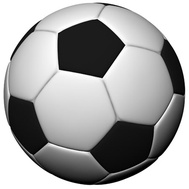
#> input picture pics/ball1.jpg, 189 x 189 px, shrunk from 450 x 449 before the run; its folder holds 4 pictures in this run
$ python Main.py
#> lines starting #> are read from the running program, lines starting #| are printed output that depends on the picture
### KeyValuePair.py
class KeyValuePair:

    # key = path img
    # value = descriptor / pocet descriptorov, zalezi od pouzitia
    def __init__(self, key, value):
        self.key = key
        self.value = value


    def get_key(self):
        return self.key

    def get_value(self):
        return self.value

    def set_value(self, value):
        self.value = value

    # [12 lines left out: functions get_value_by_key, get_item_if_in_list, not called in this run]

### Pic.py
class Pic:
    def __init__(self, pathToImg, img):
        self.path = pathToImg
        self.img = img

    def getpath(self):
        return self.path

    def getimg(self):
        return self.img

### Main.py
import os
import cv2
import numpy as np
import sys
import operator
import time
from copy import deepcopy
from PIL import Image
from KeyValuePair import KeyValuePair
from TreeObject import TreeObject
from Pic import Pic

VISITS = 0
VISIT_DESCS = 0
NUM_OF_CLUSTERS = 10
NUM_OF_PICS = -1

PICTURE_SCORES = []
LEAF_NODES = []
DB_SIZE = 0


def load_pics():

    current_dir = os.getcwd()

    pics = current_dir + "/pics"

    pic_list = []

    for filename in os.listdir(pics):
        img = cv2.imread(pics + "/" + filename, cv2.IMREAD_GRAYSCALE)
#> img is the input picture: shape (189, 189); min 0, max 255, mean 164.4
        pic_list.append(Pic(filename, img))
        PICTURE_SCORES.append(KeyValuePair(filename, 0))
#> pass 3 of the loop in load_pics, `for filename in os.listdir(pics):`:
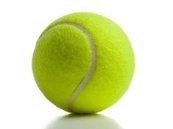
#> input picture pics/ball3.jpg, 173 x 129 px, shrunk from 411 x 308 before the run
#> in load_pics, `img = cv2.imread(pics + "/" + filename, cv2.IMREAD_GRAYSCALE)`:
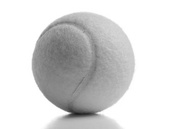
#> img: shape (129, 173); min 30, max 255, mean 215.3
#> the loop made 4 passes; the first 3 are shown

    global NUM_OF_PICS
    NUM_OF_PICS = len(pic_list)

    return pic_list


def get_keypoint_descriptors_tuple(img):
    # creating MSER keypoint detector
    mser = cv2.MSER_create()

    # detecting keypoints
    mser_areas = mser.detect(img)

    # creating SIFT object to compute descriptors
    sift = cv2.xfeatures2d.SIFT_create()

    # descriptors created from MSER keypoints
    keypoints, descriptors = sift.compute(img, mser_areas)

    return keypoints, descriptors


def get_clustered_data(descs):
    #  10 = Flag to specify the number of times the algorithm is executed using different initial labellings.
    # The algorithm returns the labels that yield the best compactness.
    # This compactness is returned as output. (?)
    # 1.0 = accuracy
    criteria = (cv2.TERM_CRITERIA_EPS + cv2.TERM_CRITERIA_MAX_ITER, 10, 1.0)

    # [4 lines of commented-out code are left out]
    compactness, labels, centers = cv2.kmeans(data=descs, K=NUM_OF_CLUSTERS, bestLabels=None, criteria=criteria, attempts=10,
                                      flags=cv2.KMEANS_RANDOM_CENTERS)

    return compactness, labels, centers


# [21 lines left out: function tree_add_node, not called in this run]


def create_tree():

    # Toto je root
    tree = []
    descriptors = []
    paths = []

    start = time.time()

    pics = load_pics()

    print('Pics loaded in ' ,time.time() - start, 's')

    start = time.time()

    for pic in pics:
        kp, desc = get_keypoint_descriptors_tuple(pic.img)

        if kp is None or desc is None:
            print("No descriptors for " + pic.path)
            continue

        descriptors.append(desc)

        # aby som vedel ktory deskriptor patri ku ktoremu obrazku
        for i in range(0, len(desc)):
            paths.append(pic.path)
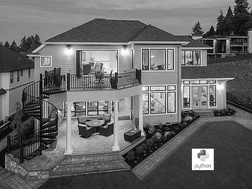
#> pic.img: shape (189, 252); min 0, max 255, mean 102.6

    print('Descriptor retrieval from ',NUM_OF_PICS,' images took ', time.time() - start, 's')

    # spoji list x poli (obrazkov) pricom kazde pole obsahuje
    # samo o sebe y descriptorov
    descriptors = np.vstack(descriptors)
    paths = np.asarray(paths)

    compactness, labels, center = get_clustered_data(descriptors)

    # initial list from which the tree is created
    for i in range(0, NUM_OF_CLUSTERS):
        desc = descriptors[labels.ravel() == i]
        path = paths[labels.ravel() == i]
        kvp = KeyValuePair(path, desc)

        tree.append(TreeObject(kvp, compactness=compactness, label=i, center=center[i]))

    for node in tree:
        tree_add_node(node)

    return tree


# [143 lines left out: functions get_query_image_descriptors, create_query_tree, get_result, mark_node_visits_in_db, get_leaf_nodes, compute_img_scores and 2 more, not called in this run]


if __name__ == '__main__':

# ---------------

    start = time.time()

#> (the run stopped early here; a loop or call above may not have finished)
